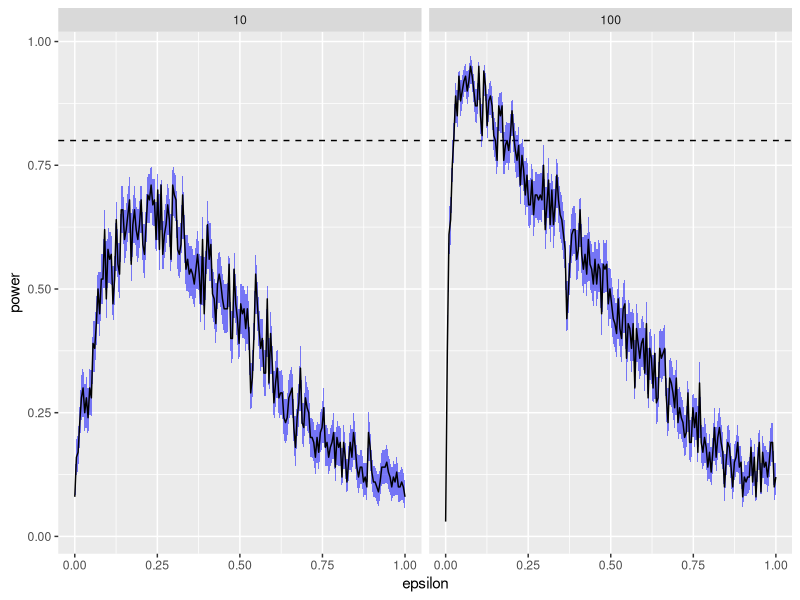

Reproduce this figure in R.
library(tidyverse)
set.seed(400)

## Your turn
r_noisy_normal <- function(n, epsilon) {
  z <- rbinom(n, 1, 1 - epsilon)
  z*rnorm(n, 0, 1) + (1 - z)*rnorm(n, 0, 10)
}


## ------------------------------------------------------------------------
# skewness statistic function
skew <- function(x) {
  xbar <- mean(x)
  num <- mean((x - xbar)^3)
  denom <- mean((x - xbar)^2)
  num/denom^1.5
}

# setup for MC
alpha <- .1
n <- 100
m <- 100
epsilon <- seq(0, 1, length.out = 200)

emp_power_se_skew <- function(n, m, epsilon) {
  var_sqrt_b1 <- 6*(n - 2)/((n + 1)*(n + 3)) # adjusted variance for skewness test
  crit_val <- qnorm(1 - alpha/2, 0, sqrt(var_sqrt_b1)) #crit value for the test
  empirical_pwr <- rep(NA, length(epsilon)) #storage
  
  # estimate power for each value of epsilon
  for(j in 1:length(epsilon)) {
    # perform MC to estimate empirical power
    y <- rep(NA, m)
    for(i in seq_len(m)) {
      x <- r_noisy_normal(n, epsilon[j])
      T_star <- skew(x)
      y[i] <- abs(T_star) > crit_val
    }
    empirical_pwr[j] <- mean(y)
  }
  
  ## store empirical se 
  empirical_se <- sqrt(empirical_pwr * (1 - empirical_pwr)/m)
  
  emp_power_skew <- data.frame(epsilon = epsilon, 
                               power = empirical_pwr,
                               se = empirical_se)
  emp_power_skew
}
## plot results -- 
## x axis = epsilon values
## y axis = empirical power
## use lines + add band of estimate +/- se
emp_power_se_skew(100, m, epsilon) |>
  mutate(n = 100) |>
  bind_rows(emp_power_se_skew(10, m, epsilon) |> mutate(n = 10)) |>
  ggplot() +
  geom_hline(aes(yintercept = 0.8), lty = 2) +
  geom_ribbon(aes(x = epsilon, ymin = power - se, ymax = power + se), alpha = 0.5, fill = "blue") +
  geom_line(aes(epsilon, power)) +
  facet_wrap(.~n)

